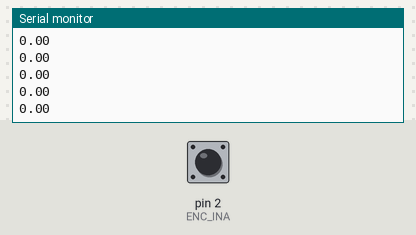
This sketch was run on a simulated Arduino Uno, built with avr-gcc and run on an emulated ATmega328P. Shown: the last lines printed to the serial monitor. The inputs (shaded band) are chosen by the test bench; at power-on: pin 2 (ENC_INA) HIGH.

Above: at 1.2 s.
1.3 s: pin 2 (ENC_INA) pulled LOW for 0.15 s
At 1.52 s:
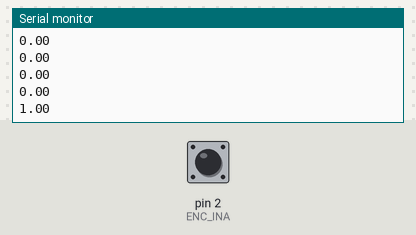
2.9 s: pin 2 (ENC_INA) pulled LOW for 1 s
At 3.95 s:
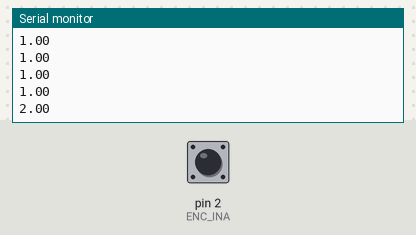
5.4 s: pin 2 (ENC_INA) pulled LOW for 0.15 s
At 5.56 s:
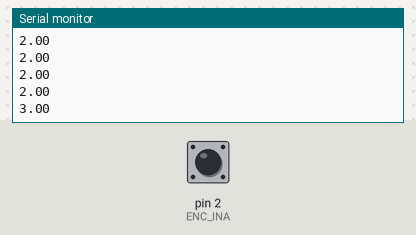
Timing chart, 0 to 8.4 s (numbered marks = the images above; inputs shaded):
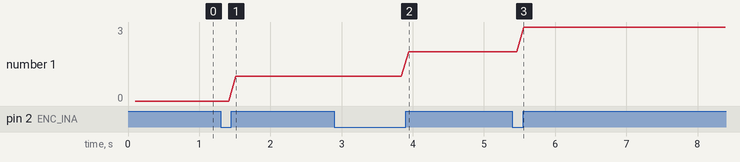

The sketch:

count_encoder_tics.ino
```cpp
/*******************************
gives omega of enccoder, irrespective of direction
*******************************/

// pulses per rev of encoder
#define ENC_REV_COUNT 360

// encoder outout A to arduino
#define ENC_INA 2

// encoder pulse count
volatile float encoder_count = 0;

// interval for measurements
float interval = 100;

// time tracking
long previousMillis = 0;
long currentMillis = 0;

// motor omega
float omega = 0;

void setup() {
//    Serial.begin(9600);
    Serial.begin(38400);
    Serial.println("beginning encoder test");

    // set encoder pin as input
    pinMode(ENC_INA, INPUT_PULLUP);

    // attach interrupt for reading encoder
    attachInterrupt(digitalPinToInterrupt(ENC_INA), updateEncoder, RISING);

    // set initial time
    previousMillis = millis();

}

void loop() {
    currentMillis = millis();
    if (currentMillis - previousMillis > interval) {
        previousMillis = currentMillis;

        Serial.println(encoder_count);
    }
}

void updateEncoder() {
    encoder_count ++;
}
```

Measured:
- after the input at 1.3 s, the serial monitor: prints a new line after 0.22 s (image 1)
- after the input at 2.9 s, the serial monitor: prints a new line after 1.0 s (image 2)
- after the input at 5.4 s, the serial monitor: prints a new line after 0.16 s (image 3)
- plotted number 1: 0 → 1 after the input at 1.3 s, 1 → 2 after the input at 2.9 s, 2 → 3 after the input at 5.4 s
